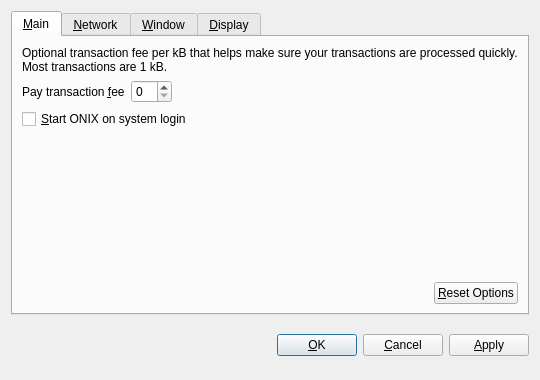
<?xml version="1.0" encoding="UTF-8"?>
<ui version="4.0">
 <class>OptionsDialog</class>
 <widget class="QDialog" name="OptionsDialog">
  <property name="geometry">
   <rect>
    <x>0</x>
    <y>0</y>
    <width>540</width>
    <height>380</height>
   </rect>
  </property>
  <property name="windowTitle">
   <string>Options</string>
  </property>
  <property name="modal">
   <bool>true</bool>
  </property>
  <layout class="QVBoxLayout" name="verticalLayout">
   <item>
    <widget class="QTabWidget" name="tabWidget">
     <property name="tabPosition">
      <enum>QTabWidget::North</enum>
     </property>
     <property name="currentIndex">
      <number>0</number>
     </property>
     <widget class="QWidget" name="tabMain">
      <attribute name="title">
       <string>&amp;Main</string>
      </attribute>
      <layout class="QVBoxLayout" name="verticalLayout_Main">
       <item>
        <widget class="QLabel" name="transactionFeeInfoLabel">
         <property name="text">
          <string>Optional transaction fee per kB that helps make sure your transactions are processed quickly. Most transactions are 1 kB.</string>
         </property>
         <property name="textFormat">
          <enum>Qt::PlainText</enum>
         </property>
         <property name="wordWrap">
          <bool>true</bool>
         </property>
        </widget>
       </item>
       <item>
        <layout class="QHBoxLayout" name="horizontalLayout_1_Main">
         <item>
          <widget class="QLabel" name="transactionFeeLabel">
           <property name="text">
            <string>Pay transaction &amp;fee</string>
           </property>
           <property name="textFormat">
            <enum>Qt::PlainText</enum>
           </property>
           <property name="buddy">
            <cstring>transactionFee</cstring>
           </property>
          </widget>
         </item>
         <item>
          <widget class="BitcoinAmountField" name="transactionFee"/>
         </item>
         <item>
          <spacer name="horizontalSpacer_1_Main">
           <property name="orientation">
            <enum>Qt::Horizontal</enum>
           </property>
           <property name="sizeHint" stdset="0">
            <size>
             <width>40</width>
             <height>20</height>
            </size>
           </property>
          </spacer>
         </item>
        </layout>
       </item>
       <item>
        <widget class="QCheckBox" name="bitcoinAtStartup">
         <property name="toolTip">
          <string>Automatically start ONIX after logging in to the system.</string>
         </property>
         <property name="text">
          <string>&amp;Start ONIX on system login</string>
         </property>
        </widget>
       </item>
       <item>
        <spacer name="verticalSpacer_Main">
         <property name="orientation">
          <enum>Qt::Vertical</enum>
         </property>
         <property name="sizeHint" stdset="0">
          <size>
           <width>20</width>
           <height>40</height>
          </size>
         </property>
        </spacer>
       </item>
       <item>
        <layout class="QHBoxLayout" name="horizontalLayout_2_Main">
         <item>
          <spacer name="horizontalSpacer_2_Main">
           <property name="orientation">
            <enum>Qt::Horizontal</enum>
           </property>
           <property name="sizeHint" stdset="0">
            <size>
             <width>40</width>
             <height>20</height>
            </size>
           </property>
          </spacer>
         </item>
         <item>
          <widget class="QPushButton" name="resetButton">
           <property name="toolTip">
            <string>Reset all client options to default.</string>
           </property>
           <property name="text">
            <string>&amp;Reset Options</string>
           </property>
           <property name="autoDefault">
            <bool>false</bool>
           </property>
          </widget>
         </item>
        </layout>
       </item>
      </layout>
     </widget>
     <widget class="QWidget" name="tabNetwork">
      <attribute name="title">
       <string>&amp;Network</string>
      </attribute>
      <layout class="QVBoxLayout" name="verticalLayout_Network">
       <item>
        <widget class="QCheckBox" name="mapPortUpnp">
         <property name="toolTip">
          <string>Automatically open the ONIX client port on the router. This only works when your router supports UPnP and it is enabled.</string>
         </property>
         <property name="text">
          <string>Map port using &amp;UPnP</string>
         </property>
        </widget>
       </item>
       <item>
        <widget class="QCheckBox" name="connectSocks">
         <property name="toolTip">
          <string>Connect to the ONIX network through a SOCKS proxy (e.g. when connecting through Tor).</string>
         </property>
         <property name="text">
          <string>&amp;Connect through SOCKS proxy:</string>
         </property>
        </widget>
       </item>
       <item>
        <layout class="QHBoxLayout" name="horizontalLayout_Network">
         <item>
          <widget class="QLabel" name="proxyIpLabel">
           <property name="text">
            <string>Proxy &amp;IP:</string>
           </property>
           <property name="textFormat">
            <enum>Qt::PlainText</enum>
           </property>
           <property name="buddy">
            <cstring>proxyIp</cstring>
           </property>
          </widget>
         </item>
         <item>
          <widget class="QValidatedLineEdit" name="proxyIp">
           <property name="maximumSize">
            <size>
             <width>140</width>
             <height>16777215</height>
            </size>
           </property>
           <property name="toolTip">
            <string>IP address of the proxy (e.g. 127.0.0.1)</string>
           </property>
          </widget>
         </item>
         <item>
          <widget class="QLabel" name="proxyPortLabel">
           <property name="text">
            <string>&amp;Port:</string>
           </property>
           <property name="textFormat">
            <enum>Qt::PlainText</enum>
           </property>
           <property name="buddy">
            <cstring>proxyPort</cstring>
           </property>
          </widget>
         </item>
         <item>
          <widget class="QLineEdit" name="proxyPort">
           <property name="maximumSize">
            <size>
             <width>55</width>
             <height>16777215</height>
            </size>
           </property>
           <property name="toolTip">
            <string>Port of the proxy (e.g. 9050)</string>
           </property>
          </widget>
         </item>
         <item>
          <widget class="QLabel" name="socksVersionLabel">
           <property name="text">
            <string>SOCKS &amp;Version:</string>
           </property>
           <property name="textFormat">
            <enum>Qt::PlainText</enum>
           </property>
           <property name="buddy">
            <cstring>socksVersion</cstring>
           </property>
          </widget>
         </item>
         <item>
          <widget class="QValueComboBox" name="socksVersion">
           <property name="toolTip">
            <string>SOCKS version of the proxy (e.g. 5)</string>
           </property>
          </widget>
         </item>
         <item>
          <spacer name="horizontalSpacer_Network">
           <property name="orientation">
            <enum>Qt::Horizontal</enum>
           </property>
           <property name="sizeHint" stdset="0">
            <size>
             <width>40</width>
             <height>20</height>
            </size>
           </property>
          </spacer>
         </item>
        </layout>
       </item>
       <item>
        <spacer name="verticalSpacer_Network">
         <property name="orientation">
          <enum>Qt::Vertical</enum>
         </property>
         <property name="sizeHint" stdset="0">
          <size>
           <width>20</width>
           <height>40</height>
          </size>
         </property>
        </spacer>
       </item>
      </layout>
     </widget>
     <widget class="QWidget" name="tabWindow">
      <attribute name="title">
       <string>&amp;Window</string>
      </attribute>
      <layout class="QVBoxLayout" name="verticalLayout_Window">
       <item>
        <widget class="QCheckBox" name="minimizeToTray">
         <property name="toolTip">
          <string>Show only a tray icon after minimizing the window.</string>
         </property>
         <property name="text">
          <string>&amp;Minimize to the tray instead of the taskbar</string>
         </property>
        </widget>
       </item>
       <item>
        <widget class="QCheckBox" name="minimizeOnClose">
         <property name="toolTip">
          <string>Minimize instead of exit the application when the window is closed. When this option is enabled, the application will be closed only after selecting Quit in the menu.</string>
         </property>
         <property name="text">
          <string>M&amp;inimize on close</string>
         </property>
        </widget>
       </item>
       <item>
        <spacer name="verticalSpacer_Window">
         <property name="orientation">
          <enum>Qt::Vertical</enum>
         </property>
         <property name="sizeHint" stdset="0">
          <size>
           <width>20</width>
           <height>40</height>
          </size>
         </property>
        </spacer>
       </item>
      </layout>
     </widget>
     <widget class="QWidget" name="tabDisplay">
      <attribute name="title">
       <string>&amp;Display</string>
      </attribute>
      <layout class="QVBoxLayout" name="verticalLayout_Display">
       <item>
        <layout class="QHBoxLayout" name="horizontalLayout_1_Display">
         <item>
          <widget class="QLabel" name="langLabel">
           <property name="text">
            <string>User Interface &amp;language:</string>
           </property>
           <property name="textFormat">
            <enum>Qt::PlainText</enum>
           </property>
           <property name="buddy">
            <cstring>lang</cstring>
           </property>
          </widget>
         </item>
         <item>
          <widget class="QValueComboBox" name="lang">
           <property name="toolTip">
            <string>The user interface language can be set here. This setting will take effect after restarting ONIX.</string>
           </property>
          </widget>
         </item>
        </layout>
       </item>
       <item>
        <layout class="QHBoxLayout" name="horizontalLayout_2_Display">
         <item>
          <widget class="QLabel" name="unitLabel">
           <property name="text">
            <string>&amp;Unit to show amounts in:</string>
           </property>
           <property name="textFormat">
            <enum>Qt::PlainText</enum>
           </property>
           <property name="buddy">
            <cstring>unit</cstring>
           </property>
          </widget>
         </item>
         <item>
          <widget class="QValueComboBox" name="unit">
           <property name="toolTip">
            <string>Choose the default subdivision unit to show in the interface and when sending coins.</string>
           </property>
          </widget>
         </item>
        </layout>
       </item>
       <item>
        <widget class="QCheckBox" name="displayAddresses">
         <property name="toolTip">
          <string>Whether to show ONIX addresses in the transaction list or not.</string>
         </property>
         <property name="text">
          <string>&amp;Display addresses in transaction list</string>
         </property>
        </widget>
       </item>
       <item>
        <widget class="QCheckBox" name="coinControlFeatures">
         <property name="toolTip">
          <string>Whether to show coin control features or not.</string>
         </property>
         <property name="text">
          <string>Display coin &amp;control features (experts only!)</string>
         </property>
        </widget>
       </item>
       <item>
        <spacer name="verticalSpacer_Display">
         <property name="orientation">
          <enum>Qt::Vertical</enum>
         </property>
         <property name="sizeHint" stdset="0">
          <size>
           <width>20</width>
           <height>40</height>
          </size>
         </property>
        </spacer>
       </item>
      </layout>
     </widget>
    </widget>
   </item>
   <item>
    <layout class="QHBoxLayout" name="horizontalLayout_Buttons">
     <item>
      <spacer name="horizontalSpacer_1">
       <property name="orientation">
        <enum>Qt::Horizontal</enum>
       </property>
       <property name="sizeHint" stdset="0">
        <size>
         <width>40</width>
         <height>48</height>
        </size>
       </property>
      </spacer>
     </item>
     <item>
      <widget class="QLabel" name="statusLabel">
       <property name="font">
        <font>
         <weight>75</weight>
         <bold>true</bold>
        </font>
       </property>
       <property name="text">
        <string/>
       </property>
       <property name="textFormat">
        <enum>Qt::PlainText</enum>
       </property>
       <property name="wordWrap">
        <bool>true</bool>
       </property>
      </widget>
     </item>
     <item>
      <spacer name="horizontalSpacer_2">
       <property name="orientation">
        <enum>Qt::Horizontal</enum>
       </property>
       <property name="sizeHint" stdset="0">
        <size>
         <width>40</width>
         <height>48</height>
        </size>
       </property>
      </spacer>
     </item>
     <item>
      <widget class="QPushButton" name="okButton">
       <property name="text">
        <string>&amp;OK</string>
       </property>
      </widget>
     </item>
     <item>
      <widget class="QPushButton" name="cancelButton">
       <property name="text">
        <string>&amp;Cancel</string>
       </property>
       <property name="autoDefault">
        <bool>false</bool>
       </property>
      </widget>
     </item>
     <item>
      <widget class="QPushButton" name="applyButton">
       <property name="text">
        <string>&amp;Apply</string>
       </property>
       <property name="autoDefault">
        <bool>false</bool>
       </property>
      </widget>
     </item>
    </layout>
   </item>
  </layout>
 </widget>
 <customwidgets>
  <customwidget>
   <class>BitcoinAmountField</class>
   <extends>QSpinBox</extends>
   <header>bitcoinamountfield.h</header>
  </customwidget>
  <customwidget>
   <class>QValueComboBox</class>
   <extends>QComboBox</extends>
   <header>qvaluecombobox.h</header>
  </customwidget>
  <customwidget>
   <class>QValidatedLineEdit</class>
   <extends>QLineEdit</extends>
   <header>qvalidatedlineedit.h</header>
  </customwidget>
 </customwidgets>
 <resources/>
 <connections/>
</ui>
